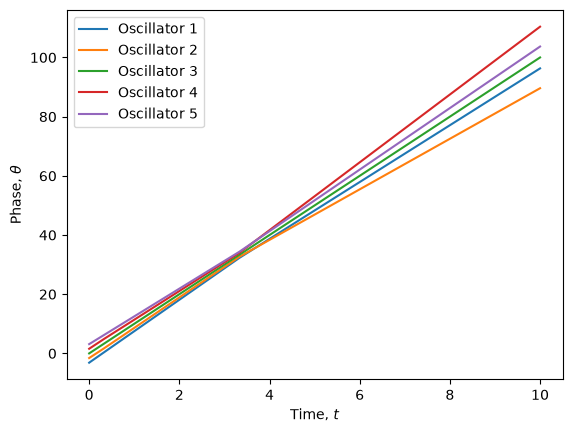

The script that saved this image:
import matplotlib.pyplot as plt
import ndxl
import numpy as np

nwk = ndxl.create_network(([], [[], [], [], [], []]))

def kuramoto(vert, y, t, w):
    return w + np.sum([e.state * np.sin(vert.neighbour_state(e) - y) for e in vert.edges])

omega = np.linspace(9.9, 10.1, 5)
theta = np.linspace(-np.pi, np.pi, 5)
oscillators = np.empty(5, dtype=ndxl.vertex)
for i in range(5):
    oscillators[i] = nwk.create_vertex(theta[i], dynamics=kuramoto, args=omega[i])

K = 1.0
for i in range(5):
    oscillators[i].create_edge(oscillators[(i + 1) % 5], K)

def cb(net, t, t_eval, p_eval):
	t_eval.append(t)
	for i, vert in enumerate(net.vertices):
		p_eval[i].append(vert.state[0])

nwk.simulate(10.0, cb=cb)

for i in range(5):
	plt.plot(nwk.params[0], nwk.params[1][i], label=f"Oscillator {i+1}")
plt.xlabel("Time, $t$")
plt.ylabel("Phase, $\\theta$")
plt.legend()
plt.savefig("example.png", bbox_inches='tight')
